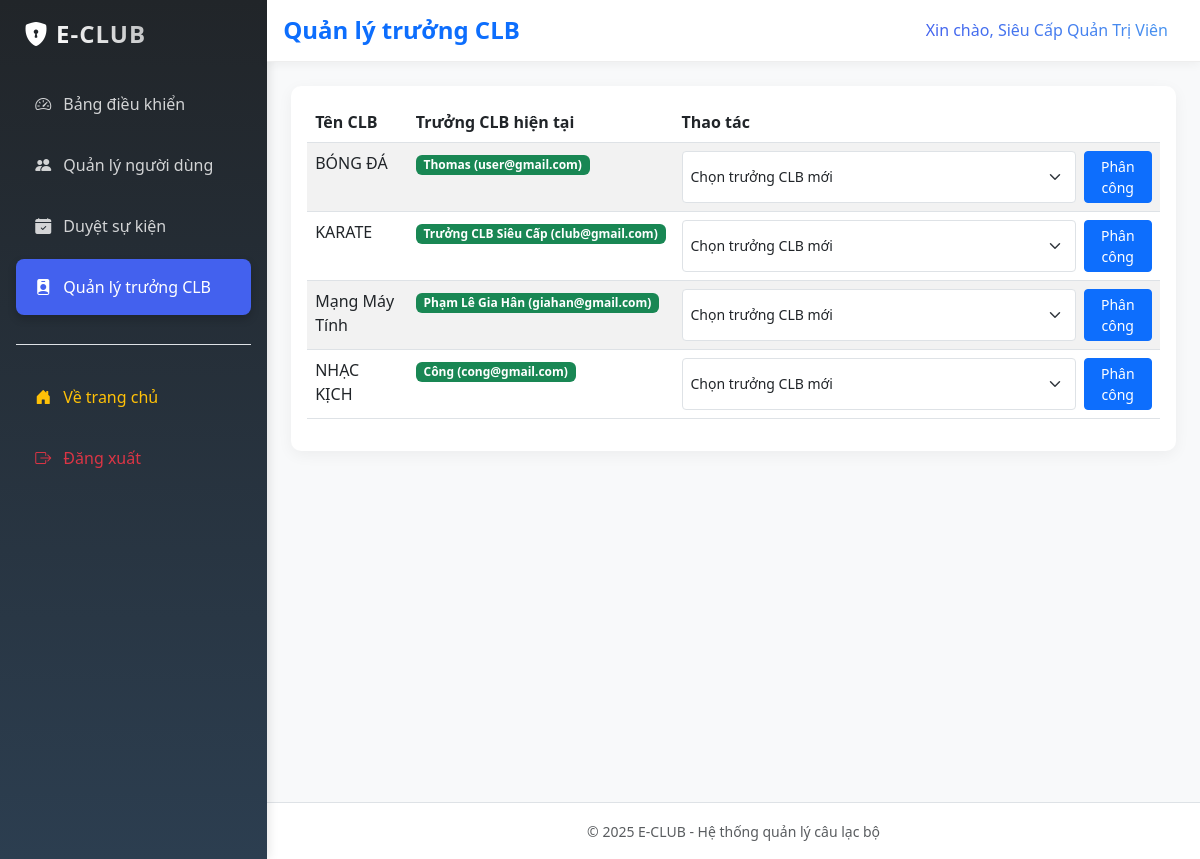
/index.php?page=admin&action=manage_leaders (signed in), run on the app's committed database.
### tables this page shows
CREATE TABLE `clubs` (
  `id` int(11) NOT NULL,
  `name` varchar(100) NOT NULL,
  `description` text DEFAULT NULL,
  `created_at` timestamp NOT NULL DEFAULT current_timestamp(),
  `status` enum('active','inactive') NOT NULL DEFAULT 'active',
  `image_url` varchar(255) DEFAULT NULL
);

### pages/admin/leaders.php (the view, shortened to what this page needs)
<?php
$sql = "SELECT c.*, CONCAT(u.name, ' (', u.email, ')') as leader_name
       FROM clubs c
       LEFT JOIN club_leaders cl ON c.id = cl.club_id
       LEFT JOIN users u ON cl.user_id = u.id
       ORDER BY c.name";
$result = $conn->query($sql);
$clubs = $result->fetch_all(MYSQLI_ASSOC);
?>
<div class="row">
    <div class="col-12">
        <div class="card">
            <div class="card-body">
                <div class="table-responsive">
                    <table class="table table-striped">
                        <thead>
                            <tr>
                                <th>Tên CLB</th>
                                <th>Trưởng CLB hiện tại</th>
                                <th>Thao tác</th>
                            </tr>
                        </thead>
                        <tbody>
                            <?php foreach ($clubs as $club): ?>
                            <tr>
                                <td><?php echo htmlspecialchars($club['name']); ?></td>
                                <td>
                                    <?php if ($club['leader_name']): ?>
                                        <span class="badge bg-success"><?php echo htmlspecialchars($club['leader_name']); ?></span>
                                    <?php else: ?>
                                        <span class="badge bg-warning">Chưa có trưởng CLB</span>
                                    <?php endif; ?>
                                </td>
                                <td>
                                    <form method="POST" action="index.php?page=admin&action=assign_leader" class="d-flex gap-2">
                                        <select name="user_id" class="form-select form-select-sm" style="width: auto;">
                                            <option value="">Chọn trưởng CLB mới</option>
                                        </select>
                                        <button type="submit" class="btn btn-sm btn-primary">Phân công</button>
                                    </form>
                                </td>
                            </tr>
                            <?php endforeach; ?>
                        </tbody>
                    </table>
                </div>
            </div>
        </div>
    </div>
</div>

### templates/admin_layout.php (style rules this page uses)
:root { --primary-color: #4361ee; --secondary-color: #3f37c9; --accent-color: #4895ef; --success-color: #4cc9f0; --light-bg: #f8f9fa; --dark-bg: #212529; }
body { font-family: 'Segoe UI', system-ui, -apple-system, sans-serif; background-color: var(--light-bg); }
.card { border: none; border-radius: 10px; box-shadow: 0 4px 15px rgba(0,0,0,0.05); transition: transform 0.3s; }

### data on the page
clubs: name "BÓNG ĐÁ", leader_name "Thomas (user@gmail.com)"
clubs: name "KARATE", leader_name "Trưởng CLB Siêu Cấp (club@gmail.com)"
clubs: name "Mạng Máy Tính", leader_name "Phạm Lê Gia Hân (giahan@gmail.com)"
clubs: name "NHẠC KỊCH", leader_name "Công (cong@gmail.com)"

### other printed values
APP_NAME "E-CLUB"
$_SESSION['name'] "Siêu Cấp Quản Trị Viên"
